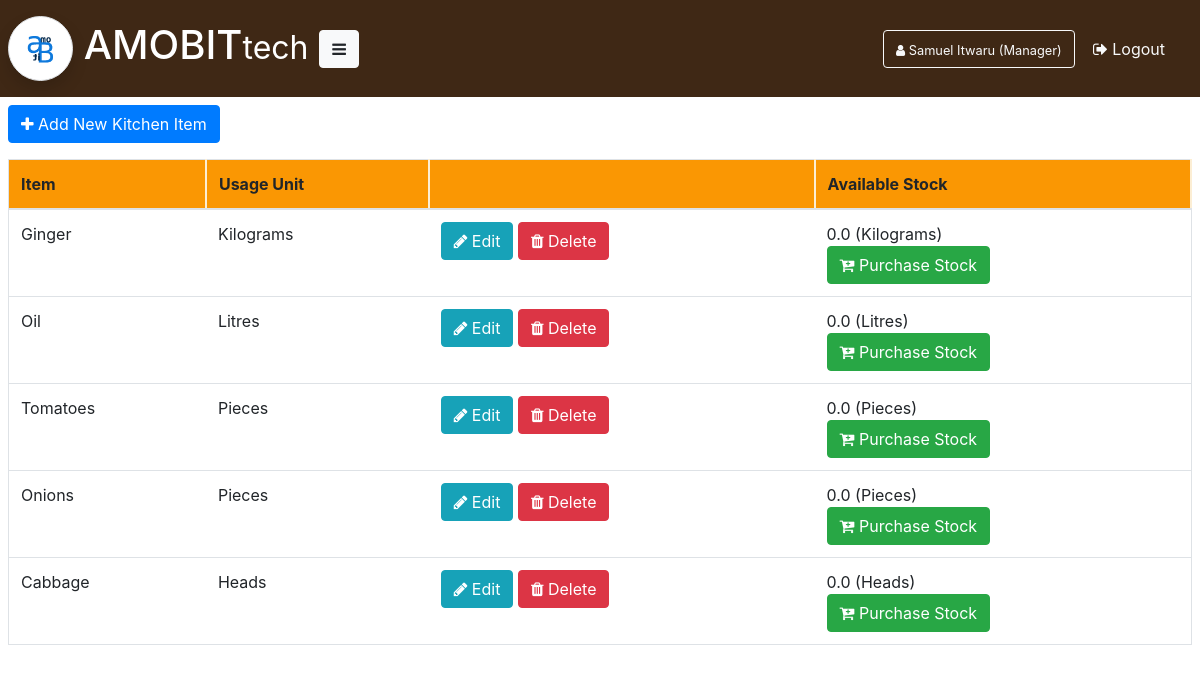
Page /kitchen-stock/ (signed in) on the committed database.
### Application/database/model.py (models this page shows, shortened)
class Manager(Base):
    __tablename__ = "manager"
    id = Column(Integer, primary_key=True)
    first_name = Column(String(64))
    last_name = Column(String(64))
    email = Column(String(64))
    boss_email = Column(String(64))
    user = relationship("User", backref="manager", cascade="all,delete", uselist=False)
    def delete(self):
        session.delete(self)
        session.commit()

class KitchenStock(Base):
    __tablename__ = "kitchen_stock"
    id = Column(Integer, primary_key=True)
    name = Column(String(64), unique=True)
    quantity_available = Column(Float(2), default=0.0)
    usage_unit = Column(String)
    kitchen_stock_purchases = relationship("KitchenStockPurchase", backref="kitchen_stock")
    kitchen_stock_usages = relationship("KitchenStockUsage", backref="kitchen_stock")
    def read(self):
        return session.query(self).all()

### Application/blueprints/KitchenStock/kitchen_stock.py (the view)
@kitchen_stock.route("/")
@login_required
def get_kitchen_stock():
    all_kitchen_stock = KitchenStock.read(KitchenStock)
    if current_user.manager:
        return render_template("manager/kitchen-stock.html", mod=module, all_kitchen_stock = all_kitchen_stock)
    elif current_user.chef:
        return render_template("chef/kitchen-stock.html", mod=module, all_kitchen_stock = all_kitchen_stock)

### Application/__init__.py (called while the page is built)
@login_manager.user_loader
def load_user(user_id):
    return session.query(User).filter_by(id=user_id).first()

### Application/templates/manager/kitchen-stock.html (shortened to what this page needs)
{% extends 'manager/manager-base.html' %}
{% block content %}
	<div class="row p-2">
		<button class="btn btn-primary" data-toggle="modal" data-target="#addKitchenItemModel"><span class="fa fa-plus"></span> Add New Kitchen Item</button>
	</div>
	<div class="row p-2">
		<table class="table table-responsive-sm table-hover border">
			<thead>
			    <tr>
			    	<th scope="col">Item</th>
			    	<th scope="col">Usage Unit</th>
			    	<th scope="col"></th>
			    	<th scope="col">Available Stock</th>
			    </tr>
			  </thead>
			  <tbody>
			  	{% for stock in all_kitchen_stock %}
			  		<tr scope="row" style="cursor: pointer;">
			  			<td>{{ stock.name }}</td>
			  			<td>{{ stock.usage_unit }}</td>
						<td>
							<form class="d-inline" action="{{ url_for('kitchen_stock.edit_kitchen_stock') }}">
								<button type="submit" class="btn btn-info"><span class="fa fa-pencil"></span> Edit</button>
							</form>
							{% if stock.quantity_available > 0 %}
								<label class="text-info">[Cannot be deleted]</label>
				  			{% else %}
				  				<button type="button" class="btn btn-danger" data-toggle="modal" data-target="#confirmDeleteKitchenStockModal{{stock.id}}"><span class="fa fa-trash"></span> Delete</button>
				  			{% endif %}
			  			</td>
			  			<td>
			  				{{ stock.quantity_available }} ({{ stock.usage_unit }})
							<form action="{{ url_for('kitchen_stock.add_stock') }}">
								<button  class="btn btn-success" type="submit"><span class="fa fa-cart-plus"></span> Purchase Stock</button>
							</form>
						</td>
			  		</tr>
			  	{% endfor %}
			  </tbody>
		</table>
	</div>
{% endblock %}

### Application/templates/manager/manager-base.html (shortened to what this page needs)
{% extends 'global/base.html' %}
{% block body %}
{% if current_user.manager %}
<div class="container-fluid">
	<div class="row text-white fixed p-2" style="font-size: 22px; background-color: rgba(56, 33, 13, 0.966);">
		<div class="col-md-8 col-sm-12 pl-0 py-2 my-auto">
			<h1 class="d-inline"><img class="img-thumbnail rounded-circle shadow" height="65px" width="65px" src="{{ url_for('static', filename='img/logo.png') }}"> AMOBIT<small>tech</small> <button class="btn btn-light float-md-none float-right" data-toggle="collapse" href="#mobile-menu" role="button" aria-expanded="false" aria-controls="mobile-menu"><span class="fa fa-navicon"></span></button></h1>
		</div>
		<div class="col-md-4 col-sm-12 my-auto text-white" align="right">
			<a href="{{url_for('manager.edit_manager')}}" class="btn btn-outline-light"><small><span class="fa fa-user"></span> {{current_user.manager.first_name}} {{current_user.manager.last_name}} (Manager)</small></a>
			<a href="{{ url_for('user.logout') }}"><button class="btn btn-outline-light border-0"><span class="fa fa-sign-out"></span> Logout</button></a>
		</div>
	</div>
	<div class="row">
		<div class="container-fluid">
			{% block content %}
			{% endblock %}
		</div>
	</div>
</div>
{% endif %}
{% endblock %}

### Application/static/css/style.css (style rules this page uses)
.fixed { position:sticky; top:0; z-index:1 }
.table th { background-color: rgb(250, 151, 3) }
.table th { border-right: 2px solid rgb(252, 238, 212); }

### rows in the picture
Manager: manager.first_name "Samuel", manager.last_name "Itwaru"
KitchenStock: name "Ginger", usage_unit "Kilograms", quantity_available "0.0"
KitchenStock: name "Oil", usage_unit "Litres", quantity_available "0.0"
KitchenStock: name "Tomatoes", usage_unit "Pieces", quantity_available "0.0"
KitchenStock: name "Onions", usage_unit "Pieces", quantity_available "0.0"
KitchenStock: name "Cabbage", usage_unit "Heads", quantity_available "0.0"
